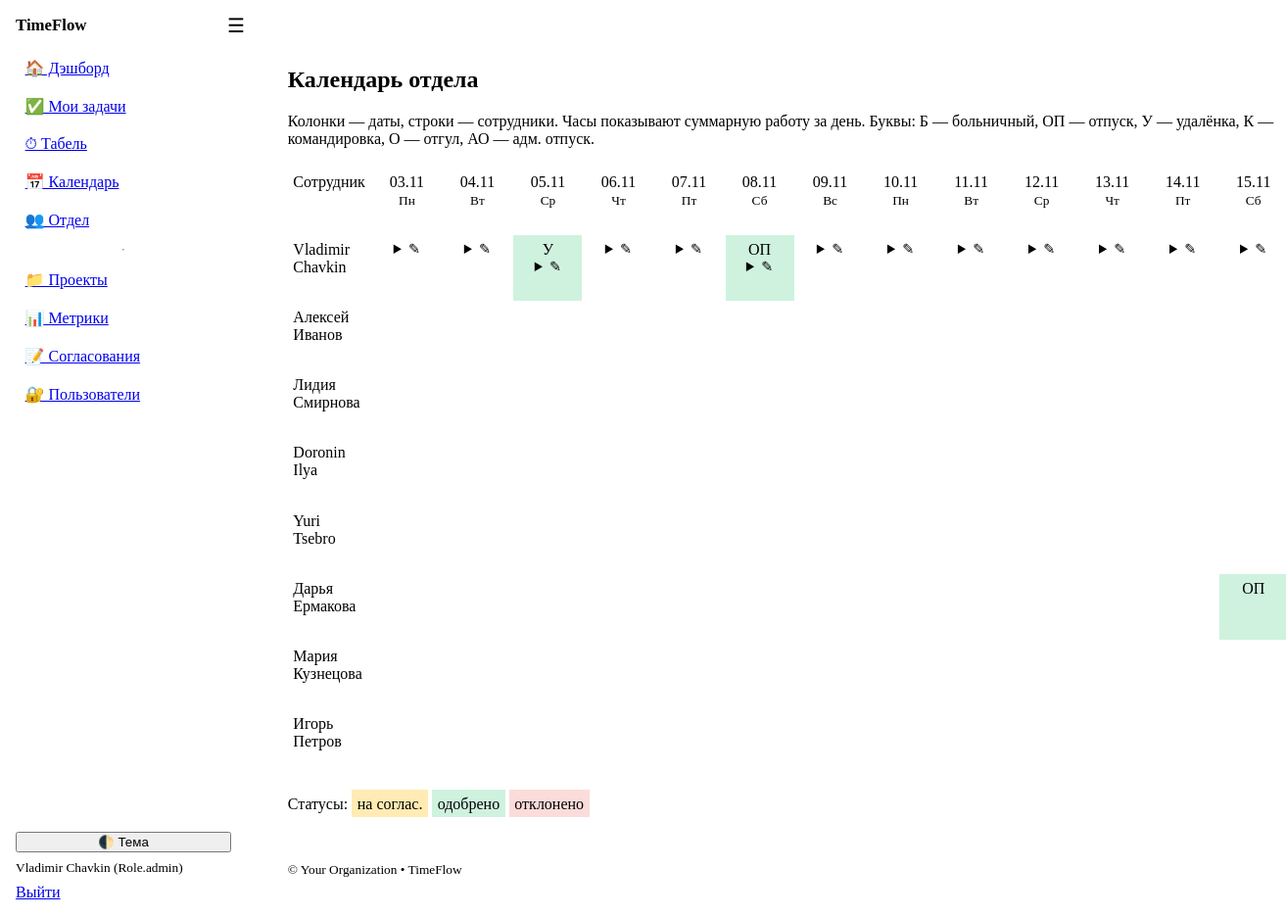
Screenshot of /calendar/team (signed in) with the database file from the repository.
### models.py (models this page shows)
class User(Base):
    __tablename__ = "users"
    id: Mapped[int] = mapped_column(Integer, primary_key=True, index=True)
    username: Mapped[str] = mapped_column(String(50), unique=True, index=True)
    full_name: Mapped[str] = mapped_column(String(120))
    email: Mapped[str] = mapped_column(String(200), unique=True)
    department: Mapped[str] = mapped_column(String(120), default="")
    role: Mapped[Role] = mapped_column(Enum(Role), default=Role.employee)
    is_active: Mapped[bool] = mapped_column(Boolean, default=True)
    hashed_password: Mapped[str] = mapped_column(String(255))
    created_at: Mapped[dt.datetime] = mapped_column(DateTime, default=dt.datetime.utcnow)
    tasks: Mapped[list["Task"]] = relationship(
        "Task",
        back_populates="assignee",
        foreign_keys="Task.assignee_id",
    )
    time_entries: Mapped[list["TimeEntry"]] = relationship(
        "TimeEntry",
        back_populates="user",
        foreign_keys="TimeEntry.user_id",
    )
    member_projects: Mapped[list["ProjectMember"]] = relationship(backref="user", cascade="all, delete-orphan")

### app.py (the view)
@app.get("/calendar/team", response_class=HTMLResponse)
def calendar_team(request: Request, db: Session = Depends(get_db), user: User = Depends(get_current_user),
                  start: str | None = None, days: int = 14,
                  error: str | None = None, message: str | None = None):
    if start:
        try:
            start_date = _parse_iso_date(start)
        except ValueError:
            start_date = dt.date.today() - dt.timedelta(days=dt.date.today().weekday())
            error = error or "invalid_start"
    else:
        start_date = dt.date.today() - dt.timedelta(days=dt.date.today().weekday())
    days_list = [start_date + dt.timedelta(days=i) for i in range(days)]
    end_date = days_list[-1] if days_list else start_date
    users = db.scalars(select(User).where(User.is_active == True).order_by(User.department, User.full_name)).all()  # noqa: E712
    rows: list[CalendarRow] = []
    row_by_user: dict[int, CalendarRow] = {}
    for u in users:
        hours = {d: 0.0 for d in days_list}
        marks = {d: "" for d in days_list}
        colors = {d: "" for d in days_list}
        row = CalendarRow(user=u, hours=hours, marks=marks, colors=colors)
        rows.append(row)
        row_by_user[u.id] = row
    user_ids = [u.id for u in users]
    if user_ids and days_list:
        hours_query = (
            select(TimeEntry.user_id, TimeEntry.date, func.coalesce(func.sum(TimeEntry.hours), 0.0))
            .where(
                TimeEntry.user_id.in_(user_ids),
                TimeEntry.approved == True,
                TimeEntry.entry_type == "work",
                TimeEntry.date >= days_list[0],
                TimeEntry.date <= end_date,
            )
            .group_by(TimeEntry.user_id, TimeEntry.date)
        )
        for user_id, day, hours in db.execute(hours_query):
            row = row_by_user.get(user_id)
            if row and day in row.hours:
                row.hours[day] = float(hours or 0.0)
        leaves_query = select(LeaveRequest).where(
            LeaveRequest.user_id.in_(user_ids),
            LeaveRequest.date_from <= end_date,
            LeaveRequest.date_to >= days_list[0],
        )
        for leave in db.scalars(leaves_query).all():
            row = row_by_user.get(leave.user_id)
            if not row:
                continue
            code = LEAVE_SHORT_CODES.get(leave.type, leave.type.value[:2].upper())
            for day in _daterange(max(leave.date_from, days_list[0]), min(leave.date_to, end_date)):
                if day in row.marks:
                    row.marks[day] = code
                    row.colors[day] = LEAVE_STATUS_CLASS.get(leave.status, "")
    error_messages = {
        "leave_exists": "Заявка на этот день уже существует.",
        "invalid_start": "Некорректная дата начала. Показана текущая неделя.",
    }
    notice_messages = {
        "leave_created": "Заявка создана и отправлена на согласование.",
    }
    return templates.TemplateResponse(
        "calendar_team.html",
        {
            "request": request,
            "user": user,
            "rows": rows,
            "days_list": days_list,
            "app_name": APP_NAME,
            "error_message": error_messages.get(error),
            "notice_message": notice_messages.get(message),
        },
    )

### templates/calendar_team.html (shortened to what this page needs)
{% extends "base.html" %}
{% block content %}
  {% set days = days_list %}
  <h2>Календарь отдела</h2>
  <p class="muted">Колонки — даты, строки — сотрудники. Часы показывают суммарную работу за день. Буквы: Б — больничный, ОП — отпуск, У — удалёнка, К — командировка, О — отгул, АО — адм. отпуск.</p>
  <div class="grid-table team">
    <div class="header cell">Сотрудник</div>
    {% for d in days %}
      <div class="header cell">
        {{ d.strftime("%d.%m") }}<br><small>{{ ["Пн","Вт","Ср","Чт","Пт","Сб","Вс"][d.weekday()] }}</small>
      </div>
    {% endfor %}
    {% for row in rows %}
      <div class="rowhead cell">{{ row.user.full_name }}</div>
      {% for d in days %}
        {% set mark = row.marks.get(d, "") %}
        {% set cls = row.colors.get(d, "") %}
        <div class="cell {{ cls }}">
          {% if mark %}{{ mark }}{% else %}{{ '%.1f'|format(row.hours.get(d, 0.0)) if row.hours.get(d, 0.0)>0 else "" }}{% endif %}
          {% if user.id == row.user.id %}
            <details>
              <summary>✎</summary>
            </details>
          {% endif %}
        </div>
      {% endfor %}
    {% endfor %}
  </div>
  <p class="muted">Статусы: <span class="cell pending">на соглас.</span> <span class="cell approved">одобрено</span> <span class="cell rejected">отклонено</span></p>
{% endblock %}

### templates/base.html (shortened to what this page needs)
<!doctype html>
<html lang="ru" data-theme="light">
<head>
  <link rel="stylesheet" href="https://cdn.jsdelivr.net/npm/@picocss/pico@1/css/pico.min.css">
  <link rel="stylesheet" href="/static/theme.css">
</head>
<body class="layout">
  <aside class="sidebar">
    <div class="brand">
      <strong>{{ app_name }}</strong>
    </div>
    <nav class="menu">
      <a href="/dashboard">🏠 Дэшборд</a>
      <a href="/tasks?mine=1">✅ Мои задачи</a>
      <a href="/timesheet">⏱ Табель</a>
      <a href="/leaves">📅 Календарь</a>
      <a href="/team">👥 Отдел</a>
      {% if user and (user.role in ['manager','admin']) %}
        <hr>
        <a href="/projects">📁 Проекты</a>
        <a href="/metrics">📊 Метрики</a>
        <a href="/admin/approvals">📝 Согласования</a>
        {% if user.role == "admin" %}<a href="/admin/users">🔐 Пользователи</a>{% endif %}
      {% endif %}
    </nav>
    <div class="sidebar-bottom">
      <button class="contrast full" onclick="toggleTheme()">🌓 Тема</button>
      {% if user %}
        <small class="muted">{{ user.full_name }} ({{ user.role }})</small>
        <a href="/auth/logout" class="secondary full">Выйти</a>
      {% endif %}
    </div>
  </aside>
  <header class="topbar">
    <label for="nav-toggle" class="burger" aria-label="Открыть меню">☰</label>
  </header>
  <main class="content{% block content_class %}{% endblock %}">
    {% block content %}{% endblock %}
  </main>
  <footer class="container footer-note">
    <small>&copy; {{ org_name if org_name is defined else '' }} • {{ app_name }}</small>
  </footer>
</body>
</html>

### static/theme.css (style rules this page uses)
:root { --sidebar-w: 220px; --topbar-h: 52px; --pico-border-radius: 12px; --content-max-width: 1200px; --content-gutter: clamp(1rem, 2.2vw + 0.5rem, 3rem); --chart-h: clamp(260px, 38vh, 520px); --tf-critical: hsl(0 75% 45%); --tf-badge-green-bg: hsl(148 58% 88%); --tf-badge-green-fg: hsl(148 45% 24%); --tf-badge-amber-bg: hsl(40 95% 90%); --tf-badge-amber-fg: hsl(28 65% 28%); --tf-badge-red-bg: hsl(3 80% 92%); --tf-badge-red-fg: hsl(3 70% 35%); --tf-badge-blue-bg: hsl(224 90% 92%); --tf-badge-blue-fg: hsl(224 70% 30%); --tf-badge-gray-bg: hsl(210 16% 90%); --tf-badge-gray-fg: hsl(210 12% 30%); }
.layout { display: contents; }
.sidebar { position: fixed; inset: 0 auto 0 0; width: var(--sidebar-w); background: var(--pico-card-background-color); border-right: 1px solid var(--pico-muted-border-color); padding: 1rem; display: flex; flex-direction: column; gap: 1rem; transform: translateX(-100%); transition: transform .2s ease; z-index: 1000; }
.brand { font-size: 1.05rem; white-space: nowrap; overflow: hidden; text-overflow: ellipsis; }
.menu { display: flex; flex-direction: column; gap: .25rem; }
.menu a { padding: .5rem .6rem; border-radius: 8px; }
.sidebar-bottom { margin-top: auto; display: grid; gap: .5rem; }
.full { width: 100%; }
.muted { color: var(--pico-muted-color); }
.topbar { position: fixed; top: 0; left: 0; right: 0; height: var(--topbar-h); display: flex; align-items: center; gap: .5rem; padding: 0 .75rem; background: var(--pico-background-color); border-bottom: 1px solid var(--pico-muted-border-color); z-index: 1100; }
.burger { font-size: 1.25rem; cursor: pointer; user-select: none; }
.content { padding: calc(var(--topbar-h) + 1rem) var(--content-gutter) 3rem; margin: 0 auto; width: min(100%, var(--content-max-width)); display: flex; flex-direction: column; gap: 1.25rem; }
.content > * { margin: 0; }
.footer-note { margin: 0 auto 2.5rem; width: min(100%, var(--content-max-width)); padding: 0 var(--content-gutter); }
@media (min-width: 992px) { .sidebar { transform: translateX(0); } }
@media (min-width: 992px) { .topbar { left: var(--sidebar-w); } }
@media (min-width: 992px) { .content, .footer-note { margin-left: calc(var(--sidebar-w) + var(--content-gutter)); width: min(calc(100% - var(--sidebar-w)), var(--content-max-width)); } }

### rows the page displays
User: full_name "Vladimir Chavkin", role "Role.admin", user.full_name "Vladimir Chavkin"
User: user.full_name "Алексей Иванов"
User: user.full_name "Лидия Смирнова"
User: user.full_name "Doronin Ilya"
User: user.full_name "Yuri Tsebro"
User: user.full_name "Дарья Ермакова"
User: user.full_name "Мария Кузнецова"
User: user.full_name "Игорь Петров"

### other values shown
{{ app_name }} "TimeFlow"
{{ d.strftime("%d.%m") }} "03.11" "04.11" "05.11" "06.11" "07.11" "08.11" "09.11" "10.11" "11.11" "12.11" "13.11" "14.11" "15.11"
{{ ["Пн","Вт","Ср","Чт","Пт","Сб","Вс"][d.weekday()] }} "Пн" "Вт" "Ср" "Чт" "Пт" "Сб" "Вс" "Пн" "Вт" "Ср" "Чт" "Пт" "Сб"
{{ mark }} "У" "ОП" "ОП"
{{ org_name if org_name is defined else '' }} "Your Organization"
